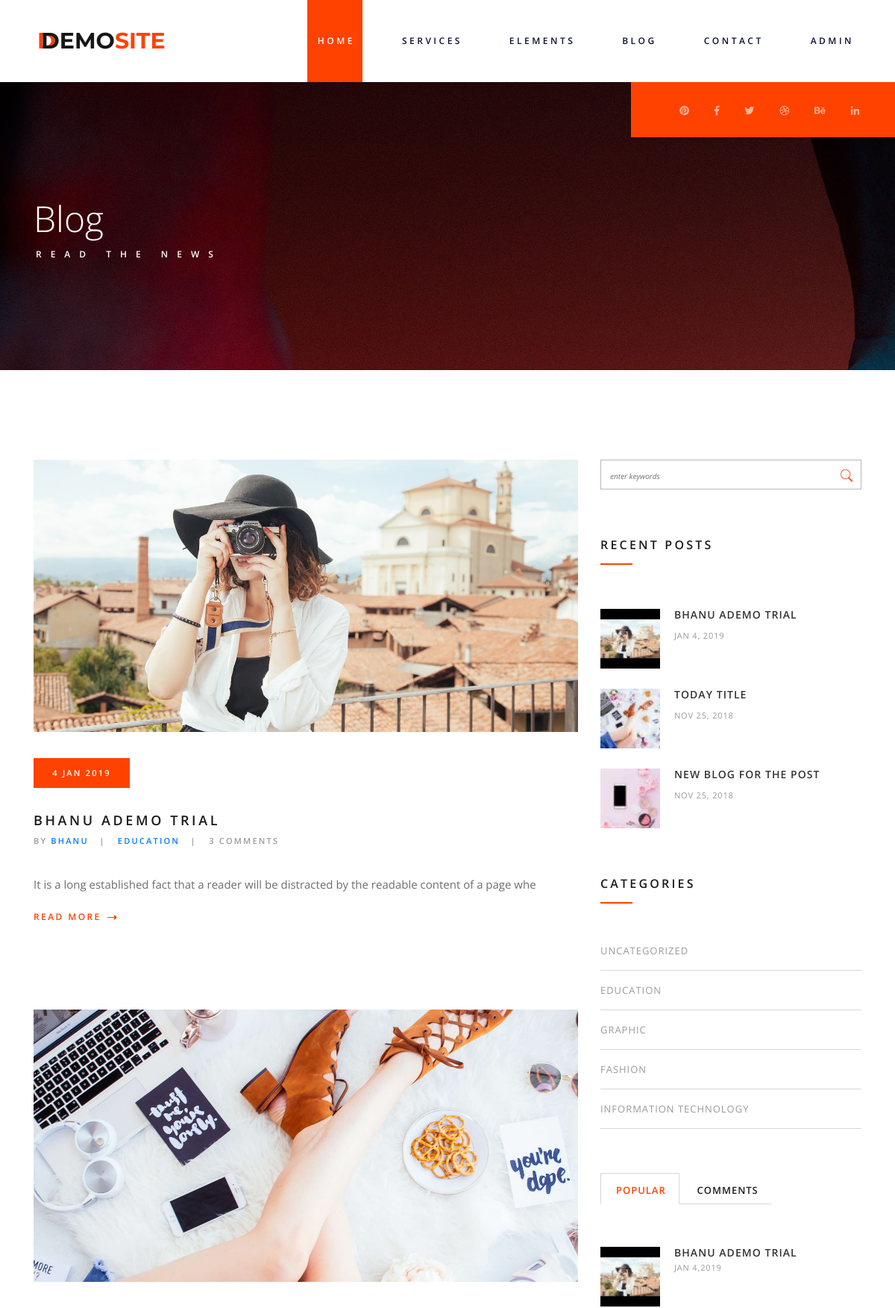
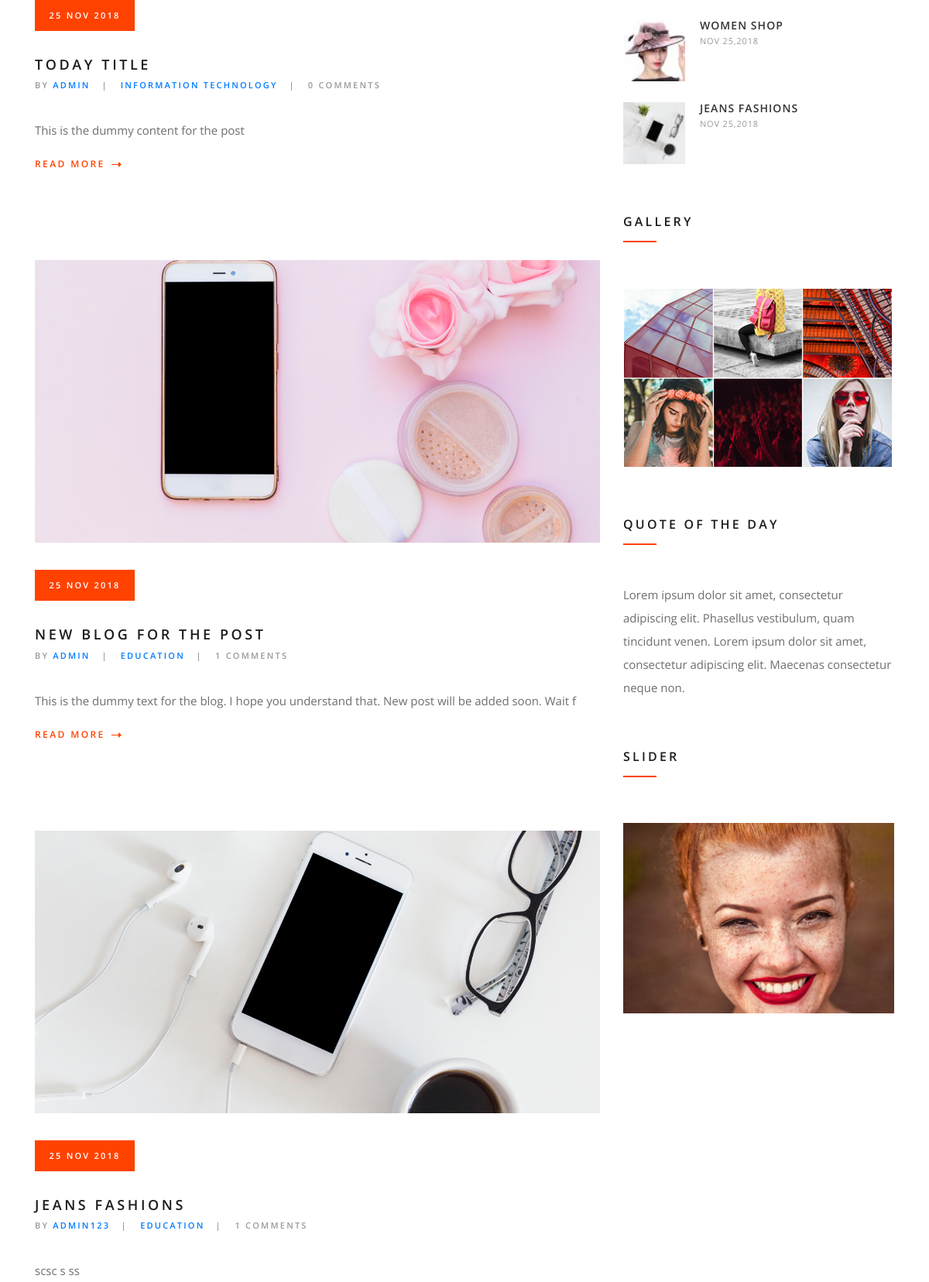
Screenshot of /blog.php (upper part) with the database file from the repository (2 pictures, top to bottom).
### tables this page shows
CREATE TABLE `top_header` (
  `top_header_id` int(3) NOT NULL,
  `title_text` varchar(255) NOT NULL,
  `bg_title_text` varchar(255) NOT NULL,
  `subtitle_text` varchar(255) NOT NULL,
  `top_header_date` date NOT NULL
);

CREATE TABLE `posts` (
  `post_id` int(3) NOT NULL,
  `post_category_id` int(3) NOT NULL,
  `post_title` varchar(255) NOT NULL,
  `post_author` varchar(255) NOT NULL,
  `post_content` text NOT NULL,
  `post_image` text NOT NULL,
  `post_tags` varchar(255) NOT NULL,
  `post_comment_count` int(3) NOT NULL,
  `post_status` int(2) NOT NULL,
  `post_year` varchar(10) NOT NULL,
  `post_month` varchar(10) NOT NULL,
  `post_day` varchar(10) NOT NULL
);

CREATE TABLE `categories` (
  `cat_id` int(3) NOT NULL,
  `cat_title` varchar(255) NOT NULL
);

### blog.php (the view, shortened to what this page needs)
<?php include "includes/db.php"; ?>
<?php include "includes/pages_header.php"; ?>
	<div class="home prlx_parent">
		<div class="home_background prlx" style="background-image:url(uploads/blog_background.jpg)"></div>
		<div class="container">
			<div class="row">
				<div class="col-lg-6">
					<div class="home_content">
						<h1>Blog</h1>
						<span>read the news</span>
					</div>
				</div>
			</div>
		</div>
	</div>
	<div class="home_social_container d-flex flex-row justify-content-end align-items-center">
		<ul class="home_social">
			<?php include "includes/sociallinks.php" ?>
		</ul>
	</div>
	<div class="blog_content">
		<div class="container">
			<div class="row">
				<div class="col-lg-8">
					<div class="blog_main_content">
						<?php
                $query = "SELECT * FROM posts where post_status = 1 ORDER BY post_id DESC";
                $select_posts_query = mysqli_query($connection , $query);
                $check_rows = mysqli_num_rows($select_posts_query);
                if($check_rows > 0){
                while($posts_rows = mysqli_fetch_assoc($select_posts_query)){
                    $post_id = $posts_rows['post_id'];
                    $post_title = $posts_rows['post_title'];
                    $post_author = $posts_rows['post_author'];
                    $post_image = $posts_rows['post_image'];
                    $post_content = substr($posts_rows['post_content'], 0 , 100);
                    $post_category_id = $posts_rows['post_category_id'];
                    $post_comment_count = $posts_rows['post_comment_count'];
                    $post_year = $posts_rows['post_year'];
                    $post_month = $posts_rows['post_month'];
                    $post_day = $posts_rows['post_day'];
                ?>
						<article class="blog_post">
							<div class="blog_post_image">
								<a href="post.php?p_id=<?php echo $post_id; ?>"><div class="blog_post_image_background" style="background-image:url(uploads/images/<?php echo $post_image; ?> )"></div></a>
							</div>
							<div class="date_box d-flex flex-column align-items-center justify-content-center">
								<span><?php echo $post_day . " " . $post_month . " " . $post_year; ?></span>
							</div>
							<h3 class="blog_post_title"><a href="post.php?p_id=<?php echo $post_id; ?>"><?php echo $post_title; ?></a></h3>
							<div class="blog_post_meta">
                                <span class="blog_post_author">by <a href="#"><?php echo $post_author; ?></a></span>
								<?php
                                    $query = "SELECT * FROM categories WHERE cat_id = $post_category_id";
                                    $select_categories = mysqli_query($connection , $query);
                                     $cat_rows = mysqli_fetch_assoc($select_categories);
                                     $cat_title = $cat_rows['cat_title'];
                                ?>
                                <span class="blog_post_category"><a href="category.php?category=<?php echo $post_category_id; ?>"><?php echo $cat_title; ?></a></span>
								<span class="blog_post_comments"><?php echo $post_comment_count; ?> comments</span>
							</div>
							<div class="blog_post_text">
								<p><?php echo $post_content; ?></p>
							</div>
							<a href="post.php?p_id=<?php echo $post_id; ?>" class="blog_post_link">read more
								<svg version="1.1" id="Layer_1" x="0px" y="0px"
									 width="13px" height="7px" viewBox="0 0 13 7" enable-background="new 0 0 13 7" xml:space="preserve">
								<polygon id="arrow_poly_1" class="arrow_poly" fill="#FF4200" points="13,3.5 9,0 9,3 0,3 0,4 9,4 9,7 "/>
								</svg>
							</a>
						</article>
                        <?php
                    }
                }else{
                        echo "<h2 class=''>No post found.</h2>";
                    }
                        ?>
					</div>
				</div>
				<?php include "includes/sidebar.php"; ?>
			</div>
		</div>
	</div>
<?php include "includes/pages_footer.php"; ?>

### includes/pages_header.php (shortened to what this page needs)
<?php
                $query1_value = "SELECT * FROM top_header WHERE top_header_id = 1";
                $query_select1_value = mysqli_query($connection , $query1_value);
                $rows = mysqli_fetch_assoc($query_select1_value);
                    $title_text_value = $rows['title_text'];
                    $bg_title_text_value = $rows['bg_title_text'];
                    $subtitle_text_value = $rows['subtitle_text'];
                ?>
<!DOCTYPE html>
<html lang="en">
<head>
<link rel="stylesheet" type="text/css" href="styles/bootstrap4/bootstrap.min.css">
<link href="plugins/fontawesome-free-5.0.1/css/fontawesome-all.css" rel="stylesheet" type="text/css">
<link rel="stylesheet" type="text/css" href="plugins/OwlCarousel2-2.2.1/owl.carousel.css">
<link rel="stylesheet" type="text/css" href="plugins/OwlCarousel2-2.2.1/owl.theme.default.css">
<link rel="stylesheet" type="text/css" href="plugins/OwlCarousel2-2.2.1/animate.css">
<link rel="stylesheet" type="text/css" href="styles/main_styles.css">
<link rel="stylesheet" type="text/css" href="styles/responsive.css">
<link rel="stylesheet" type="text/css" href="plugins/js-flickr-gallery-1.24/js-flickr-gallery.css">
<link href="plugins/colorbox/colorbox.css" rel="stylesheet" type="text/css">
<link rel="stylesheet" type="text/css" href="styles/blog_styles.css">
<link rel="stylesheet" type="text/css" href="styles/blog_responsive.css">
<link rel="stylesheet" type="text/css" href="styles/blog_post_styles.css">
<link rel="stylesheet" type="text/css" href="styles/blog_post_responsive.css">
</head>
<body>
<div class="super_container">
	<header class="header d-flex flex-row justify-content-end align-items-center">
		<div class="logo_container mr-auto">
			<div class="logo">
				<a href="index.php"><span><?php echo $bg_title_text_value; ?></span><?php echo $title_text_value; ?><span><?php echo $subtitle_text_value; ?></span></a>
			</div>
		</div>
		<nav class="main_nav justify-self-end">
			<ul class="nav_items">
				<li class="active"><a href="index.php"><span>home</span></a></li>
				<li><a href="services.html"><span>services</span></a></li>
				<li><a href="elements.html"><span>elements</span></a></li>
				<li><a href="blog.php"><span>blog</span></a></li>
				<li><a href="contact.html"><span>contact</span></a></li>
				<li><a href="admin/admin_index.php"><span>admin</span></a></li>
			</ul>
		</nav>
	</header>

### includes/sidebar.php (shortened to what this page needs)
<div class="col-lg-4">
					<div class="blog_sidebar">
						<div class="sidebar_section">
							<div class="sidebar_search">
								<form action="search.php" method="post">
									<div id="search_form" class="search_form">
										<input id="blog_search" type="search" placeholder="enter keywords" data-error="Valid keywords required." name="search">
										<button id="search_submit" type="submit" class="search_submit_btn trans_300" value="Submit" name="submit">
											<img src="uploads/search.png" alt="">
										</button>
									</div>
								</form>
							</div>
						</div>
						<div class="sidebar_section">
							<div class="sidebar_recent">
								<div class="sidebar_title">recent posts</div>
								<?php
                $query_recent = "SELECT * FROM posts WHERE post_status = 1 ORDER BY post_id DESC limit 3";
                $select_recent_posts_query = mysqli_query($connection , $query_recent);
                $check_recent_rows = mysqli_num_rows($select_recent_posts_query);
                if($check_recent_rows > 0){
                while($posts_recent_rows = mysqli_fetch_assoc($select_recent_posts_query)){
                    $post_id = $posts_recent_rows['post_id'];
                    $post_title = $posts_recent_rows['post_title'];
                    $post_image = $posts_recent_rows['post_image'];
                    $post_year = $posts_recent_rows['post_year'];
                    $post_month = $posts_recent_rows['post_month'];
                    $post_day = $posts_recent_rows['post_day'];
                ?>
								<div class="recent_post d-flex flex-row justify-content-start">
									<div class="recent_post_image">
										<a href="post.php?p_id=<?php echo $post_id; ?>"><img src="uploads/thumbs/sidebar/<?php echo $post_image; ?>" alt="" style="height: 80px; width: 80px;"></a>
									</div>
									<div class="recent_post_content">
										<h4 class="recent_post_title"><a href="post.php?p_id=<?php echo $post_id; ?>"><?php echo $post_title; ?></a></h4>
										<span class="recent_post_date"><?php echo $post_month . " " . $post_day . ", " . $post_year; ?> </span>
									</div>
								</div>
								<?php
                                    }
                        }
                        ?>
							</div>
						</div>
						<div class="sidebar_section">
							<div class="sidebar_categories">
								<div class="sidebar_title">categories</div>
								<ul>
								<?php
                                $query = "SELECT * FROM categories";
                                $select_query = mysqli_query($connection , $query);
                                    $check_cat_rows = mysqli_num_rows($select_query);
                                    if($check_cat_rows > 0){
                                        $query_post = "SELECT * FROM posts WHERE post_status = 1 ORDER BY post_id DESC limit 3";
                                        $select_posts_query = mysqli_query($connection , $query_post);
                                        $check_post_rows = mysqli_num_rows($select_posts_query);
                                        if($check_post_rows > 0){
                                while($row = mysqli_fetch_array($select_query)){
                                    $cat_id = $row['cat_id'];
                                    $cat_title = $row['cat_title'];
                                ?>
									<li><a href="category.php?category=<?php echo $cat_id; ?>"><?php echo $cat_title; ?></a></li>
									<?php
                                }
                                        }else{
                                            ?>
                                        <div class="recent_post_content">
                                            <h4 class="recent_post_title">Post doesn't exist to assign category.</h4>
                                        </div>
                                            <?php
                                        }
                                    }else{
                                    ?>
                                    <div class="recent_post_content">
										<h4 class="recent_post_title">No category Found.</h4>
									</div>
                                    <?php
                                    }
                                    ?>
								</ul>
							</div>
						</div>
						<div class="sidebar_section">
							<div class="sidebar_tabs">
								<div class="tabs_container">
									<ul class="tabs">
										<li class="tab active" data-active-tab="tab_1"><span>popular</span></li>
										<li class="tab" data-active-tab="tab_2"><span>comments</span></li>
									</ul>
								</div>
								<div id="tab_1" class="tab_container active">
									<div class="sidebar_popular">
                                        <?php
                                        $query_pop = "SELECT * FROM posts WHERE post_status = 1 ORDER BY post_comment_count DESC limit 3";
                                        $query_pop_post = mysqli_query($connection , $query_pop);
                                        $check_pop_post_rows = mysqli_num_rows($query_pop_post);
                                        if($check_pop_post_rows > 0){
                                            while($row = mysqli_fetch_assoc($query_pop_post)){
                                                $post_id = $row['post_id'];
                                                $post_title = $row['post_title'];
                                                $post_image = $row['post_image'];
                                                $post_year = $row['post_year'];
                                                $post_month = $row['post_month'];
                                                $post_day = $row['post_day'];
                                        ?>
										<div class="popular_post d-flex flex-row justify-content-start">
											<div class="popular_post_image">
												<a href="post.php?p_id=<?php echo $post_id; ?>"><img src="uploads/thumbs/sidebar/<?php echo $post_image; ?>" alt="" style="height: 80px; width: 80px;"></a>
											</div>
											<div class="popular_post_content">
												<h4 class="popular_post_title"><a href="post.php?p_id=<?php echo $post_id; ?>"><?php echo $post_title; ?></a></h4>
												<span class="popular_post_date"><?php echo $post_month . " " . $post_day . "," . $post_year; ?></span>
											</div>
										</div>
										<?php
                                            }
                                        }else{
                                        ?>
                                            <div class="recent_post_content">
                                                <h4 class="recent_post_title">No Post Found.</h4>
                                            </div>
                                        <?php
                                        }
                                        ?>
									</div>
								</div>
							</div>
						</div>
						<div class="sidebar_section">
							<div class="sidebar_gallery">
								<div class="sidebar_title">gallery</div>
								<ul class="gallery_items">
									<li class="gallery_item">
										<a href="uploads/gallery_1_large.jpg">
											<img src="uploads/gallery_1.jpg" alt="">
										</a>
									</li>
									<li class="gallery_item">
										<a href="uploads/gallery_2_large.jpg">
											<img src="uploads/gallery_2.jpg" alt="">
										</a>
									</li>
									<li class="gallery_item">
										<a href="uploads/gallery_3_large.jpg">
											<img src="uploads/gallery_3.jpg" alt="">
										</a>
									</li>
									<li class="gallery_item">
										<a href="uploads/gallery_4_large.jpg">
											<img src="uploads/gallery_4.jpg" alt="">
										</a>
									</li>
									<li class="gallery_item">
										<a href="uploads/gallery_5_large.jpg">
											<img src="uploads/gallery_5.jpg" alt="">
										</a>
									</li>
									<li class="gallery_item">
										<a href="uploads/gallery_6_large.jpg">
											<img src="uploads/gallery_6.jpg" alt="">
										</a>
									</li>
								</ul>
							</div>
						</div>
						<div class="sidebar_section">
							<div class="sidebar_quote">
								<div class="sidebar_title">quote of the day</div>
								<p>Lorem ipsum dolor sit amet, consectetur adipiscing elit. Phasellus vestibulum, quam tincidunt venen. Lorem ipsum dolor sit amet, consectetur adipiscing elit. Maecenas consectetur neque non.</p>
							</div>
						</div>
						<div class="sidebar_section">
							<div class="sidebar_slider_container">
								<div class="sidebar_title">slider</div>
								<div class="owl-carousel owl-theme sidebar_slider">
									<div class="owl-item sidebar_slider_item">
										<div class="sidebar_slider_item_background" style="background-image:url(uploads/sidebar_slider_1.jpg)"></div>
									</div>
								</div>
							</div>
						</div>
					</div>
				</div>

### rows the page displays
top_header: bg_title_text "D", title_text "DEMO", subtitle_text "SITE"
posts: post_image (picture), post_day "4", post_month "JAN", post_year "2019", post_title "BHANU ADEMO TRIAL", post_author "BHANU", categories.cat_title "EDUCATION", post_comment_count "3", post_content "It is a long established fact that a reader will be distracted by the readable content of a page whe"
posts: post_image (picture), post_day "25", post_month "NOV", post_year "2018", post_title "TODAY TITLE", post_author "ADMIN", categories.cat_title "INFORMATION TECHNOLOGY", post_comment_count "0", post_content "This is the dummy content for the post"
posts: post_image (picture), post_day "25", post_month "NOV", post_year "2018", post_title "NEW BLOG FOR THE POST", post_author "ADMIN", categories.cat_title "EDUCATION", post_comment_count "1", post_content "This is the dummy text for the blog. I hope you understand that. New post will be added soon. Wait f"
posts: post_image (picture), post_day "25", post_month "NOV", post_year "2018", post_title "JEANS FASHIONS", post_author "ADMIN123", categories.cat_title "EDUCATION", post_comment_count "1", post_content "scsc s ss"
categories: cat_title "UNCATEGORIZED"
categories: cat_title "EDUCATION"
categories: cat_title "GRAPHIC"
categories: cat_title "FASHION"
categories: cat_title "INFORMATION TECHNOLOGY"
posts: post_image (picture), post_title "WOMEN SHOP", post_month "NOV", post_day "25", post_year "2018"
